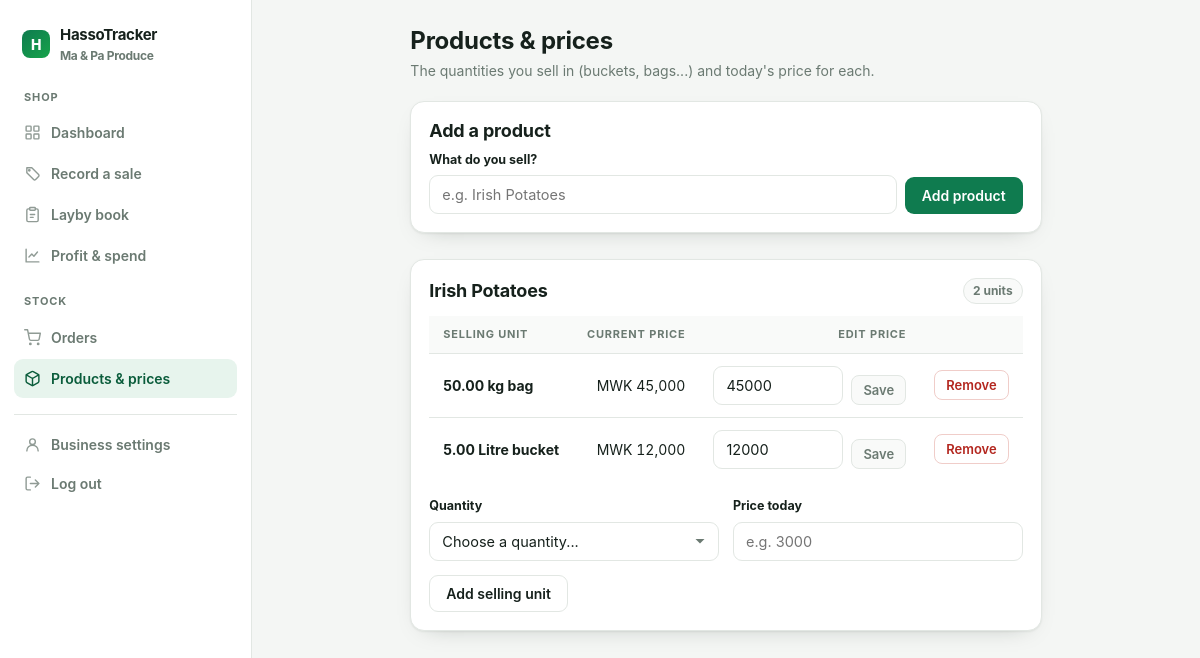
The page /products/ (signed in) on the database its author committed.
### accounts/models.py (models this page shows, shortened)
class Profile(models.Model):
    user = models.OneToOneField(
        settings.AUTH_USER_MODEL,
        on_delete=models.CASCADE,
        related_name='profile',
    )
    business_name = models.CharField(max_length=150, blank=True)
    phone = models.CharField(max_length=30, blank=True)
    currency = models.CharField(max_length=8, default='MWK')
    onboarded = models.BooleanField(default=False)
    created_at = models.DateTimeField(auto_now_add=True)
    class Meta:
        ordering = ['user__username']
    @property
    def display_name(self):
        return self.business_name or self.user.get_username()

### tracker/models.py (models this page shows, shortened)
class Product(models.Model):
    owner = models.ForeignKey(
        settings.AUTH_USER_MODEL,
        on_delete=models.CASCADE,
        related_name='products',
    )
    name = models.CharField(max_length=150)
    created_at = models.DateTimeField(auto_now_add=True)
    class Meta:
        ordering = ['name']
        constraints = [
            models.UniqueConstraint(
                fields=['owner', 'name'], name='unique_product_per_owner'
            )
        ]

class SellingUnit(models.Model):
    class Measure(models.TextChoices):
        LITRE = 'litre', 'Litres'
        KG = 'kg', 'Kilograms'
        OTHER = 'other', 'Other'
    product = models.ForeignKey(
        Product, on_delete=models.CASCADE, related_name='units'
    )
    measure = models.CharField(
        max_length=10, choices=Measure.choices, default=Measure.LITRE
    )
    size = models.DecimalField(
        max_digits=8,
        decimal_places=2,
        null=True,
        blank=True,
        help_text='Size in litres or kilograms.',
    )
    label = models.CharField(
        max_length=60,
        blank=True,
        help_text='Used when the unit is a custom one.',
    )
    current_price = models.DecimalField(
        max_digits=12,
        decimal_places=2,
        default=ZERO,
        validators=[MinValueValidator(ZERO)],
        help_text='The price you sell this unit at today.',
    )
    created_at = models.DateTimeField(auto_now_add=True)
    class Meta:
        ordering = ['measure', 'size', 'created_at']
    @property
    def display_label(self):
        if self.label:
            return self.label
        if self.size is None:
            return 'Unit'
        if self.measure == self.Measure.KG:
            return f'{self.size:g} kg bag'
        if self.measure == self.Measure.LITRE:
            return f'{self.size:g} Litre bucket'
        return f'{self.size:g} unit'

### tracker/views.py (the view, shortened to what this page needs)
# urls.py: path('products/', views.products, name='products'),
@onboarded_required
def products(request):
    form = ProductForm(request.POST or None)
    context = {
        'products': _products_with_units(request.user),
        'product_form': form,
        'unit_form': SellingUnitForm(),
    }
    return render(request, 'tracker/products.html', context)

### tracker/forms.py (shortened to what this page needs)
class ProductForm(forms.ModelForm):
    class Meta:
        model = Product
        fields = ('name',)
        widgets = {
            'name': forms.TextInput(
                attrs={'class': FIELD, 'placeholder': 'e.g. Irish Potatoes'}
            ),
        }

class SellingUnitForm(forms.Form):
    unit_type = forms.ChoiceField(
        choices=UNIT_TYPE_CHOICES,
        required=False,
        widget=forms.Select(attrs={'class': SELECT, 'data-unit-type': ''}),
    )
    label = forms.CharField(
        required=False,
        max_length=60,
        widget=forms.TextInput(
            attrs={'class': FIELD, 'placeholder': 'e.g. large bowl', 'data-unit-label': ''}
        ),
    )
    price = forms.DecimalField(
        required=False,
        min_value=0,
        max_digits=12,
        decimal_places=2,
        widget=forms.NumberInput(
            attrs={'class': FIELD, 'type': 'number', 'step': '0.01', 'min': '0', 'placeholder': 'e.g. 3000'}
        ),
    )

### accounts/context_processors.py (called while the page is built)
def site_context(request):
    profile = None
    user = getattr(request, 'user', None)
    if user is not None and user.is_authenticated:
        profile = getattr(user, 'profile', None)
    return {
        'CURRENCY': settings.CURRENCY,
        'site_profile': profile,
        'nav_section': request.path.strip('/').split('/')[0],
    }

### tracker/templatetags/money.py (called while the page is built)
@register.filter
def money(value):
    if value in (None, ''):
        value = 0
    try:
        amount = Decimal(value)
    except (InvalidOperation, ValueError, TypeError):
        return value
    if amount == amount.to_integral():
        formatted = f'{amount:,.0f}'
    else:
        formatted = f'{amount:,.2f}'
    return f'{settings.CURRENCY} {formatted}'

### tracker/views.py (called while the page is built)
def _products_with_units(user):
    return (
        Product.objects.filter(owner=user)
        .prefetch_related('units')
        .order_by('name')
    )

### templates/tracker/products.html (shortened to what this page needs)
{% extends 'app_base.html' %}{% load money %}
{% block content %}
<div class="page-head">
  <div>
    <h1>Products &amp; prices</h1>
    <div class="sub">The quantities you sell in (buckets, bags...) and today's price for each.</div>
  </div>
</div>
<div class="card card-pad mb-2">
  <div class="section-head" style="margin-bottom:0">
    <h2>Add a product</h2>
  </div>
  <form method="post" novalidate class="mt-1">
    <div class="inline-form">
      <div class="grow">
        <label class="field-label" for="{{ product_form.name.id_for_label }}">What do you sell?</label>
        {{ product_form.name }}
      </div>
      <button class="btn" type="submit">Add product</button>
    </div>
  </form>
</div>
<div class="section">
  {% for product in products %}
    <div class="card card-pad mb-2">
      <div class="section-head">
        <h2>{{ product.name }}</h2>
        <span class="badge">{{ product.units.count }} unit{{ product.units.count|pluralize }}</span>
      </div>
      {% if product.units.all %}
        <div class="table-wrap">
          <table class="data">
            <thead><tr><th>Selling unit</th><th class="num">Current price</th><th class="num">Edit price</th><th></th></tr></thead>
            <tbody>
              {% for unit in product.units.all %}
                <tr>
                  <td class="bold">{{ unit.display_label }}</td>
                  <td class="num">{{ unit.current_price|money }}</td>
                  <td class="num">
                    <form method="post" action="{% url 'unit_update' unit.pk %}" class="inline-form" style="justify-content:flex-end">
                      <input class="field-input" style="width:130px" type="number" step="0.01" min="0" name="price" value="{{ unit.current_price|floatformat:'-2' }}" aria-label="Price for {{ unit.display_label }}">
                      <button class="btn btn-quiet btn-sm" type="submit">Save</button>
                    </form>
                  </td>
                  <td class="right">
                    <form method="post" action="{% url 'unit_delete' unit.pk %}" onsubmit="return confirm('Remove {{ unit.display_label }}?');">{% csrf_token %}
                      <button class="btn btn-danger btn-sm" type="submit">Remove</button>
                    </form>
                  </td>
                </tr>
              {% endfor %}
            </tbody>
          </table>
        </div>
      {% else %}
        <p class="muted small">No selling units yet - add one below.</p>
      {% endif %}
      <form method="post" action="{% url 'unit_add' product.pk %}" class="mt-2">
        <div class="form-grid">
          <div>
            <label class="field-label">Quantity</label>
            <select class="field-input field-select" name="unit_type" data-add-type>
              <option value="">Choose a quantity...</option>
            </select>
          </div>
          <div>
            <label class="field-label">Price today</label>
            <input class="field-input" type="number" step="0.01" min="0" name="price" placeholder="e.g. 3000">
          </div>
          <div style="align-self:end">
            <button class="btn btn-ghost" type="submit">Add selling unit</button>
          </div>
        </div>
      </form>
    </div>
  {% empty %}
    <div class="empty"><h3>No products yet</h3><p>Add the product you trade in to get started.</p></div>
  {% endfor %}
</div>
{% endblock %}

### templates/app_base.html (shortened to what this page needs)
{% load static %}<!DOCTYPE html>
<html lang="en">
<head>
  <link rel="stylesheet" href="{% static 'css/app.css' %}">
</head>
<body>
  <aside class="sidebar" id="sidebar">
    <div class="sidebar-inner">
      <a class="brand" href="{% url 'dashboard' %}">
        <span class="brand-mark">H</span>
        <div>
          <div class="brand-name">HassoTracker</div>
          <div class="brand-sub">{{ site_profile.display_name|default:user.username }}</div>
        </div>
      </a>
      <nav class="sidebar-nav">
        <span class="nav-group">Shop</span>
        <a class="nav-link {% if nav_section == '' %}active{% endif %}" href="{% url 'dashboard' %}">
          Dashboard
        </a>
        <a class="nav-link {% if nav_section == 'sell' %}active{% endif %}" href="{% url 'sell' %}">
          <svg viewBox="0 0 24 24" fill="none" stroke="currentColor" stroke-width="2" stroke-linecap="round" stroke-linejoin="round"><path d="M20.59 13.41 11 3.83H4v7l9.59 9.59a2 2 0 0 0 2.82 0l4.18-4.18a2 2 0 0 0 0-2.83Z"/><circle cx="7.5" cy="7.5" r="1" fill="currentColor"/></svg>
          Record a sale
        </a>
        <a class="nav-link {% if nav_section == 'layby' %}active{% endif %}" href="{% url 'layby' %}">
          <svg viewBox="0 0 24 24" fill="none" stroke="currentColor" stroke-width="2" stroke-linecap="round" stroke-linejoin="round"><path d="M16 4h2a2 2 0 0 1 2 2v14a2 2 0 0 1-2 2H6a2 2 0 0 1-2-2V6a2 2 0 0 1 2-2h2"/><rect x="8" y="2" width="8" height="4" rx="1"/><path d="M9 12h6M9 16h4"/></svg>
          Layby book
        </a>
        <a class="nav-link {% if nav_section == 'summary' %}active{% endif %}" href="{% url 'summary' %}">
          <svg viewBox="0 0 24 24" fill="none" stroke="currentColor" stroke-width="2" stroke-linecap="round" stroke-linejoin="round"><path d="M3 3v18h18"/><path d="m7 14 4-4 3 3 5-6"/></svg>
          Profit &amp; spend
        </a>
        <span class="nav-group">Stock</span>
        <a class="nav-link {% if nav_section == 'orders' %}active{% endif %}" href="{% url 'order_list' %}">
          <svg viewBox="0 0 24 24" fill="none" stroke="currentColor" stroke-width="2" stroke-linecap="round" stroke-linejoin="round"><circle cx="9" cy="21" r="1"/><circle cx="20" cy="21" r="1"/><path d="M1 1h4l2.68 13.39a2 2 0 0 0 2 1.61h9.72a2 2 0 0 0 2-1.61L23 6H6"/></svg>
          Orders
        </a>
        <a class="nav-link {% if nav_section == 'products' %}active{% endif %}" href="{% url 'products' %}">
          <svg viewBox="0 0 24 24" fill="none" stroke="currentColor" stroke-width="2" stroke-linecap="round" stroke-linejoin="round"><path d="M21 8a2 2 0 0 0-1-1.73l-7-4a2 2 0 0 0-2 0l-7 4A2 2 0 0 0 3 8v8a2 2 0 0 0 1 1.73l7 4a2 2 0 0 0 2 0l7-4A2 2 0 0 0 21 16Z"/><path d="M3.3 7 12 12l8.7-5M12 22V12"/></svg>
          Products &amp; prices
        </a>
      </nav>
      <div class="sidebar-foot">
        <a class="nav-link" href="{% url 'profile' %}">
          <svg viewBox="0 0 24 24" fill="none" stroke="currentColor" stroke-width="2" stroke-linecap="round" stroke-linejoin="round"><circle cx="12" cy="8" r="4"/><path d="M4 21a8 8 0 0 1 16 0"/></svg>
          Business settings
        </a>
        <form method="post" action="{% url 'logout' %}" class="mx-0">{% csrf_token %}
          <button class="nav-link link-btn" type="submit">
            <svg viewBox="0 0 24 24" fill="none" stroke="currentColor" stroke-width="2" stroke-linecap="round" stroke-linejoin="round"><path d="M9 21H5a2 2 0 0 1-2-2V5a2 2 0 0 1 2-2h4"/><path d="m16 17 5-5-5-5M21 12H9"/></svg>
            Log out
          </button>
        </form>
      </div>
    </div>
  </aside>
  <div class="app-main">
    <main class="page">
      {% block content %}{% endblock %}
    </main>
  </div>
</body>
</html>

### rows shown on the page
Profile: display_name "Ma & Pa Produce"
Product: name "Irish Potatoes", units.count "2"
SellingUnit: display_label "50.00 kg bag", current_price "MWK 45,000", price "45000"
SellingUnit: display_label "5.00 Litre bucket", current_price "MWK 12,000", price "12000"
